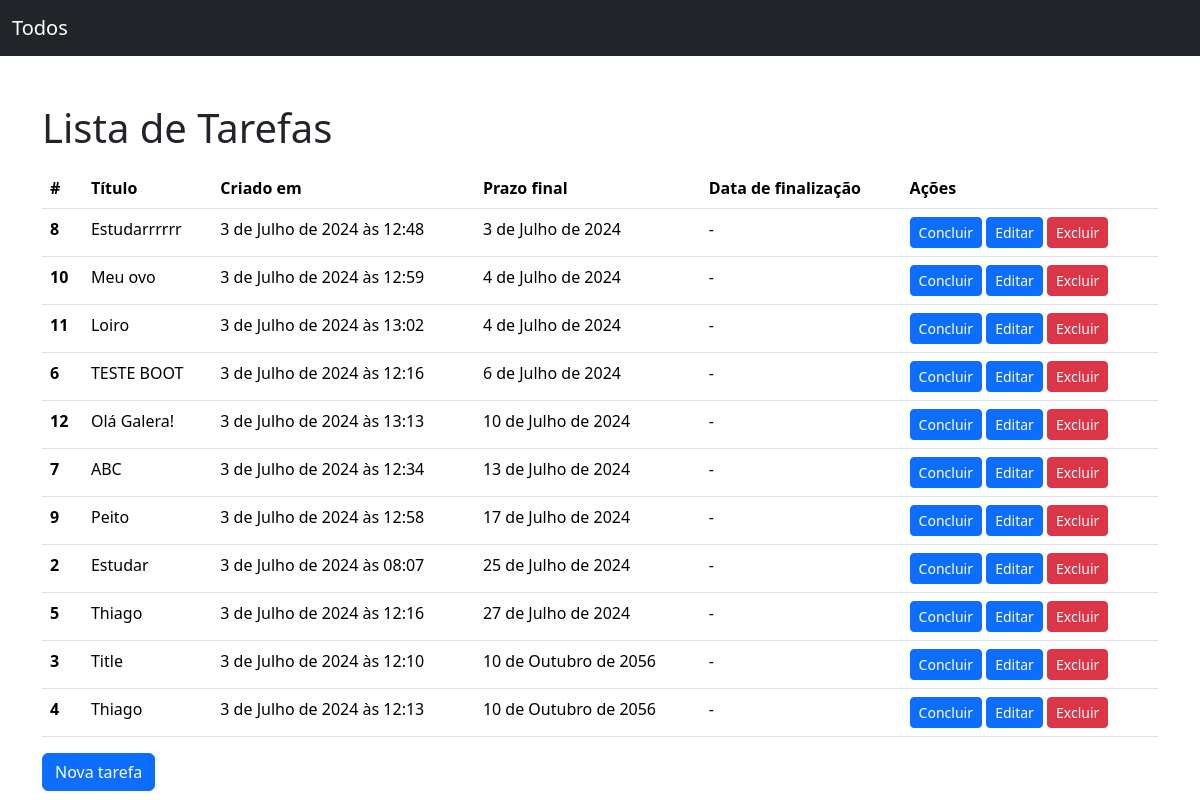
/, run on an earlier commit of the app's database.
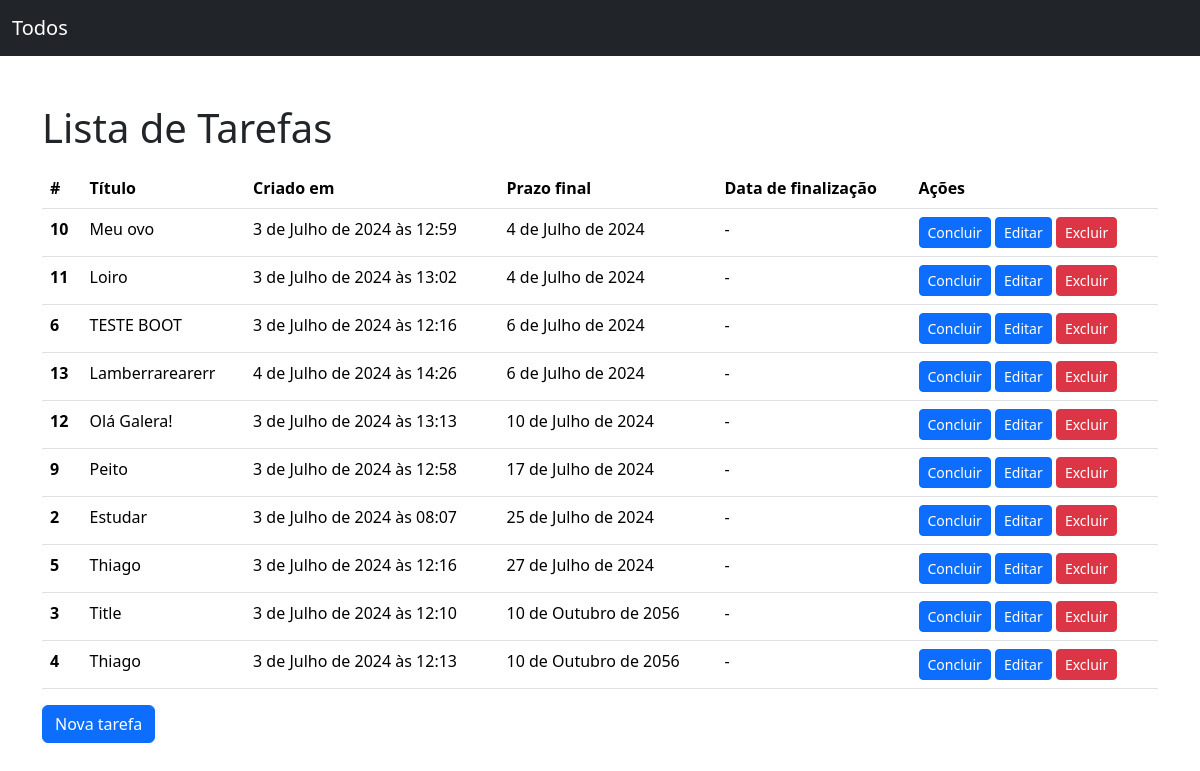
And on a later commit of the database.
### todos/models.py (models this page shows, shortened)
class Todo(models.Model):
    title = models.CharField(max_length=100, null=False, blank=False)
    created_at = models.DateTimeField(auto_now_add=True, null=False, blank=False)
    deadline = models.DateField(null=False, blank=False)
    finished_at = models.DateField(null=True)
    class Meta:
        ordering = ["finished_at" ,"deadline"]

### todos/views.py (the view)
# urls.py: path('', TodoListView.as_view(), name="todo_list"),
class TodoListView(ListView):
    model = Todo

### todos/templates/todos/todo_list.html (shortened to what this page needs)
{% extends "base.html" %}
{% block content %}
<h1 class="mb-3">Lista de Tarefas</h1>
      <table class="table">
        <thead>
          <tr>
            <th scope="col">#</th>
            <th scope="col">Título</th>
            <th scope="col">Criado em</th>
            <th scope="col">Prazo final</th>
            <th scope="col">Data de finalização</th>
            <th scope="col">Ações</th>
          </tr>
        </thead>
        {% if todo_list %}
        <tbody>
          {% for todo in todo_list %}
          <tr>
            <th scope="row">{{ todo.id }}</th>
            <td>{{ todo.title }}</td>
            <td>{{ todo.created_at }}</td>
            <td>{{ todo.deadline }}</td>
            <td>{{ todo.finished_at|default:"-"}}</td>
            <td>
              <a href="{% url "todo_complete" pk=todo.pk %}" class="btn btn-primary btn-sm {% if todo.finished_at %}disabled{% endif %}">Concluir</a>
              <a href="{% url "todo_update" pk=todo.pk %}" class="btn btn-primary btn-sm {% if todo.finished_at %}disabled{% endif %}">Editar</a>
              <a href="{% url "todo_delete" pk=todo.pk %}" class="btn btn-danger btn-sm">Excluir</a>
            </td>
          </tr>
          {% endfor %}
        </tbody>
      </table>
      {% else %}
      <p>Não há tarefas cadastradas!</p>
      {% endif %}
      <a href="{% url "todo_create" %}" class="btn btn-primary">Nova tarefa</a>
{% endblock content %}

What changed in the data, as far as the page shows it:
removed Todo: id "8", title "Estudarrrrrr", created_at "3 de Julho de 2024 às 12:48", deadline "3 de Julho de 2024", finished_at "-"
removed Todo: id "7", title "ABC", created_at "3 de Julho de 2024 às 12:34", deadline "13 de Julho de 2024", finished_at "-"
added Todo: id "13", title "Lamberrarearerr", created_at "4 de Julho de 2024 às 14:26", deadline "6 de Julho de 2024", finished_at "-"
